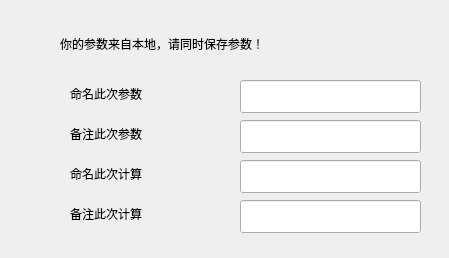
<?xml version="1.0" encoding="UTF-8"?>
<ui version="4.0">
 <class>ImportSaveDialog_UI</class>
 <widget class="QWidget" name="ImportSaveDialog_UI">
  <property name="geometry">
   <rect>
    <x>0</x>
    <y>0</y>
    <width>449</width>
    <height>258</height>
   </rect>
  </property>
  <property name="windowTitle">
   <string>Form</string>
  </property>
  <widget class="CardWidget" name="CardWidget">
   <property name="geometry">
    <rect>
     <x>10</x>
     <y>10</y>
     <width>431</width>
     <height>241</height>
    </rect>
   </property>
   <property name="minimumSize">
    <size>
     <width>431</width>
     <height>241</height>
    </size>
   </property>
   <widget class="IconWidget" name="IconWidget_23">
    <property name="geometry">
     <rect>
      <x>10</x>
      <y>190</y>
      <width>31</width>
      <height>31</height>
     </rect>
    </property>
   </widget>
   <widget class="IconWidget" name="IconWidget_19">
    <property name="geometry">
     <rect>
      <x>10</x>
      <y>70</y>
      <width>31</width>
      <height>31</height>
     </rect>
    </property>
   </widget>
   <widget class="IconWidget" name="IconWidget_22">
    <property name="geometry">
     <rect>
      <x>10</x>
      <y>150</y>
      <width>31</width>
      <height>31</height>
     </rect>
    </property>
   </widget>
   <widget class="SubtitleLabel" name="SubtitleLabel_22">
    <property name="geometry">
     <rect>
      <x>60</x>
      <y>150</y>
      <width>171</width>
      <height>28</height>
     </rect>
    </property>
    <property name="text">
     <string>命名此次计算</string>
    </property>
   </widget>
   <widget class="SubtitleLabel" name="SubtitleLabel_16">
    <property name="geometry">
     <rect>
      <x>60</x>
      <y>70</y>
      <width>171</width>
      <height>28</height>
     </rect>
    </property>
    <property name="text">
     <string>命名此次参数</string>
    </property>
   </widget>
   <widget class="SubtitleLabel" name="SubtitleLabel_23">
    <property name="geometry">
     <rect>
      <x>60</x>
      <y>190</y>
      <width>171</width>
      <height>28</height>
     </rect>
    </property>
    <property name="text">
     <string>备注此次计算</string>
    </property>
   </widget>
   <widget class="LineEdit" name="LineEdit">
    <property name="geometry">
     <rect>
      <x>230</x>
      <y>70</y>
      <width>181</width>
      <height>33</height>
     </rect>
    </property>
   </widget>
   <widget class="LineEdit" name="LineEdit_2">
    <property name="geometry">
     <rect>
      <x>230</x>
      <y>110</y>
      <width>181</width>
      <height>33</height>
     </rect>
    </property>
   </widget>
   <widget class="LineEdit" name="LineEdit_3">
    <property name="geometry">
     <rect>
      <x>230</x>
      <y>150</y>
      <width>181</width>
      <height>33</height>
     </rect>
    </property>
   </widget>
   <widget class="IconWidget" name="IconWidget_25">
    <property name="geometry">
     <rect>
      <x>10</x>
      <y>110</y>
      <width>31</width>
      <height>31</height>
     </rect>
    </property>
   </widget>
   <widget class="LineEdit" name="LineEdit_4">
    <property name="geometry">
     <rect>
      <x>230</x>
      <y>190</y>
      <width>181</width>
      <height>33</height>
     </rect>
    </property>
   </widget>
   <widget class="SubtitleLabel" name="SubtitleLabel_21">
    <property name="geometry">
     <rect>
      <x>60</x>
      <y>110</y>
      <width>171</width>
      <height>28</height>
     </rect>
    </property>
    <property name="text">
     <string>备注此次参数</string>
    </property>
   </widget>
   <widget class="SubtitleLabel" name="SubtitleLabel">
    <property name="geometry">
     <rect>
      <x>50</x>
      <y>20</y>
      <width>431</width>
      <height>28</height>
     </rect>
    </property>
    <property name="text">
     <string>你的参数来自本地，请同时保存参数！</string>
    </property>
   </widget>
  </widget>
 </widget>
 <customwidgets>
  <customwidget>
   <class>IconWidget</class>
   <extends>QWidget</extends>
   <header>qfluentwidgets</header>
  </customwidget>
  <customwidget>
   <class>CardWidget</class>
   <extends>QFrame</extends>
   <header>qfluentwidgets</header>
   <container>1</container>
  </customwidget>
  <customwidget>
   <class>SubtitleLabel</class>
   <extends>QLabel</extends>
   <header>qfluentwidgets</header>
  </customwidget>
  <customwidget>
   <class>LineEdit</class>
   <extends>QLineEdit</extends>
   <header>qfluentwidgets</header>
  </customwidget>
 </customwidgets>
 <resources/>
 <connections/>
</ui>
